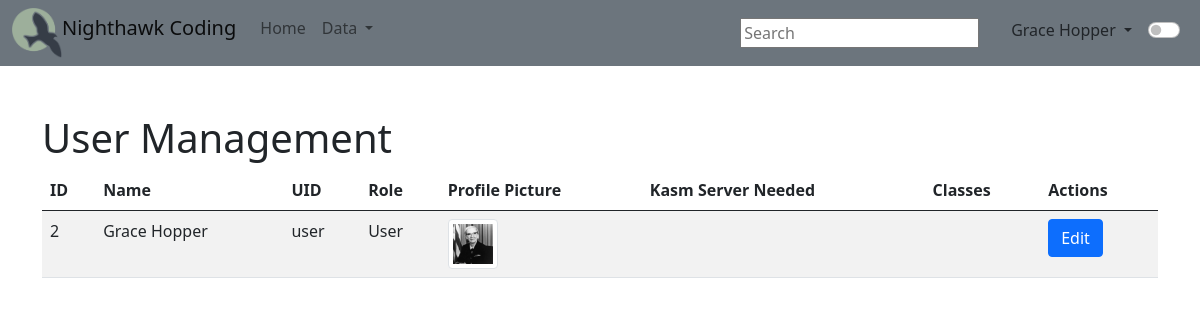
Screenshot of /users/table (signed in) with the database file from the repository.
### model/user.py (models this page shows, shortened)
class User(db.Model, UserMixin):
    __tablename__ = 'users'
    id = db.Column(db.Integer, primary_key=True)
    _name = db.Column(db.String(255), unique=False, nullable=False)
    _uid = db.Column(db.String(255), unique=True, nullable=False)
    _email = db.Column(db.String(255), unique=False, nullable=False)
    _password = db.Column(db.String(255), unique=False, nullable=False)
    _role = db.Column(db.String(20), default="User", nullable=False)
    _pfp = db.Column(db.String(255), unique=False, nullable=True)
    _car = db.Column(db.String(255), unique=False, nullable=True)
    posts = db.relationship('Post', backref='author', lazy=True)
    @property
    def is_authenticated(self):
        return True
    @property
    def email(self):
        """
        Gets the user's email.

        Returns:
            str: The user's email.
        """
        return self._email
    @property
    def name(self):
        return self._name
    @property
    def uid(self):
        return self._uid
    @property
    def role(self):
        return self._role
    @property
    def pfp(self):
        return self._pfp
    @property
    def car(self):
        return self._car

### main.py (the view)
@app.route('/users/table')
@login_required
def utable():
    users = User.query.all()
    return render_template("utable.html", user_data=users)

### main.py (called while the page is built)
@login_manager.user_loader
def load_user(user_id):
    return User.query.get(int(user_id))

@app.context_processor
def inject_user():
    return dict(current_user=current_user)

### templates/utable.html (shortened to what this page needs)
{% extends "layouts/base.html" %}
{% block body %}
<div class="container mt-5">
    <h1>User Management</h1>
    <table class="table table-striped" id="userTable">
        <thead>
            <tr>
                <th>ID</th>
                <th>Name</th>
                <th>UID</th>
                <th>Role</th>
                <th>Profile Picture</th>
                <th>Kasm Server Needed</th>
                <th>Classes</th>
                <th>Actions</th>
            </tr>
        </thead>
        <tbody>
            {% for user in user_data %}
            {% if user.id == current_user.id or current_user.role == 'Admin' %}
            <tr>
                <td>{{ user.id }}</td>
                <td>{{ user.name }}</td>
                <td>{{ user.uid }}</td>
                <td>{{ user.role }}</td>
                <td>
                    {% if user.pfp %}
                    <img src="{{ url_for('uploaded_file', filename=user.uid + '/' + user.pfp) }}" alt="Profile Picture" class="img-thumbnail" style="width: 50px; height: 50px;">
                    {% else %}
                    <img src="{{ url_for('static', filename='assets/pythondb.png') }}" alt="Default Profile Picture" class="img-thumbnail" style="width: 50px; height: 50px;">
                    {% endif %}
                </td>
                <td id="kasm-{{ user.id }}">{{ user.kasm_server_needed }}</td>
                <td>
                </td>
                <td>
                    <button class="btn btn-primary edit-btn" data-id="{{ user.id }}">Edit</button>
                </td>
            </tr>
            {% endif %}
            {% endfor %}
        </tbody>
    </table>
</div>
{% endblock %}

### templates/layouts/navbar.html (shortened to what this page needs)
    <nav class="navbar navbar-expand-lg navbar-light bg-secondary">
        <div class="container-fluid">
            <div class="btn-group">
                <img src="{{ url_for('static', filename='assets/ncs_logo.png') }}" width="50" height="50" class="d-inline-block align-center" alt="">
                <a class="navbar-brand" href="https://csp.nighthawkcodingsociety.com/">{{basename}}</a>
                <div class="navbar-nav">
                    <a class="nav-link" href={{ url_for('index') }}>Home</a>
                    <div class="nav-item dropdown">
                        <a class="nav-link dropdown-toggle" href="#" id="navbarDarkDropdownMenuLink" role="button" data-bs-toggle="dropdown" aria-expanded="false">
                          Data
                        </a>
                    </div>
                </div>
            </div>
            <div class="btn-group">
                <div class="px-3" style="height:30px;">
                    <input id="search" type="search" placeholder="Search" aria-label="Search">
                </div>
                {% if current_user.is_authenticated %}
                    <div class="dropdown px-3">
                        <span class="dropdown-toggle link-dark" href="#" role="button" data-bs-toggle="dropdown" aria-expanded="false">
                            {{ current_user.name }}
                        </span>
                    </div>
                {% else %}
                    <a href="{{ url_for('login') }}" class="px-3 link-dark">Login</a>
                {% endif %}
                <div class="form-check form-switch">
                    <input type="checkbox" onclick="darkFunction()" class="form-check-input link-dark" id="darkSwitch">
                </div>
            </div>
        </div>
    </nav>

### templates/layouts/base.html (style rules this page uses)
.navbar { position: static; z-index: 9999; }

### rows the page displays
User: name "Grace Hopper", id "2", uid "user", role "User", _uid+_pfp (picture)

### other values shown
{{ basename }} "Nighthawk Coding"
